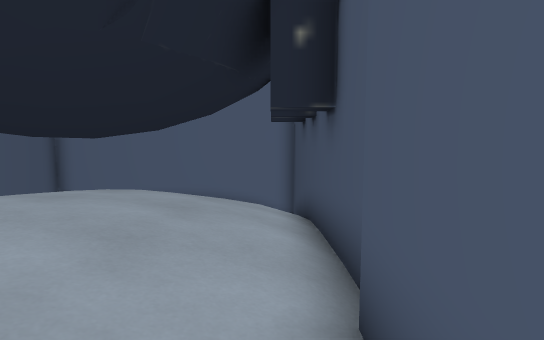
[1] (above)

13 first-person views from a walk through a 3-D level made in the Godot game engine. The camera is 1.3 m above the floor, tilts 6° down and sees 80° across. The floor is counted in squares, 1 m on a side. Each view is taken from the middle of a square. On the plan, view 1 faces up. The plan holds only what a view shows up to about 14 squares ahead; the rest is blank. The place goes on beyond the plan.

[2]
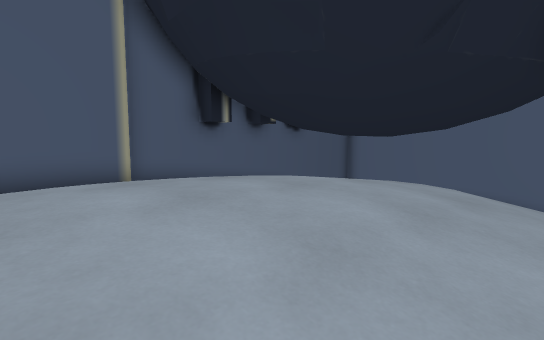

[3]
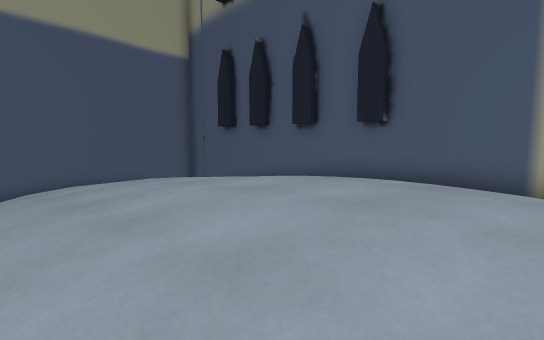

[4]
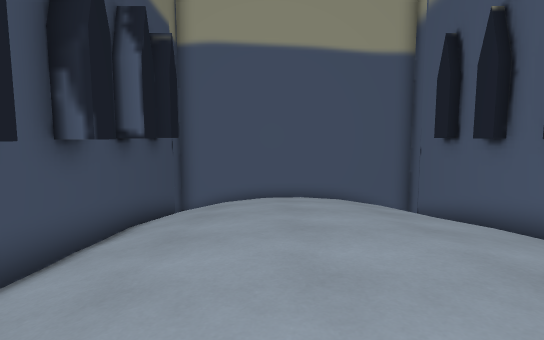

[5]
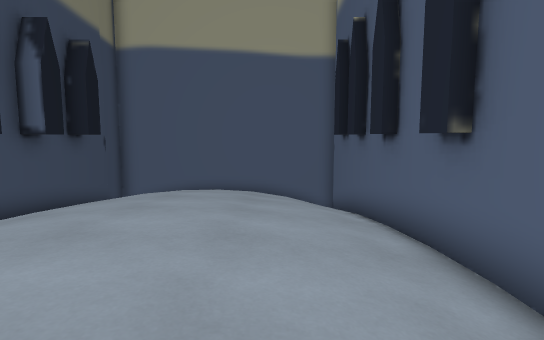

[6]
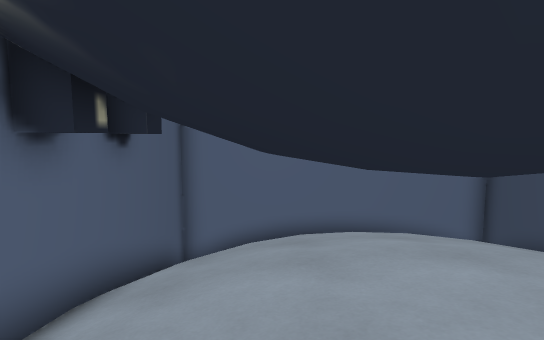

[7]
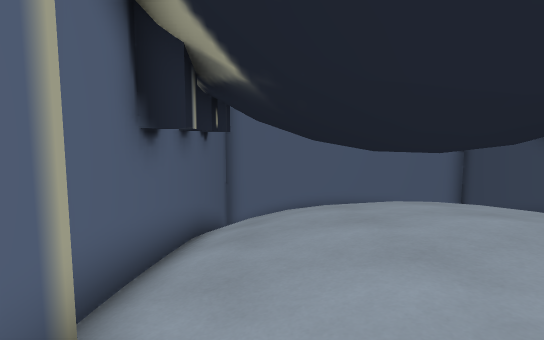

[8]
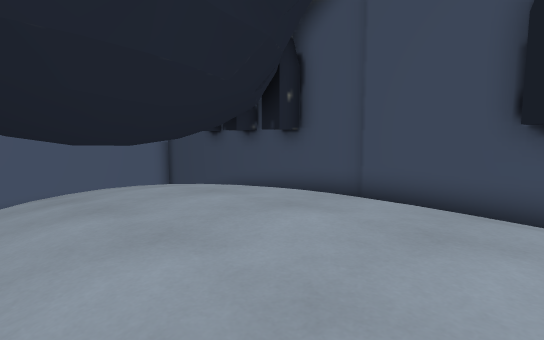

[9]
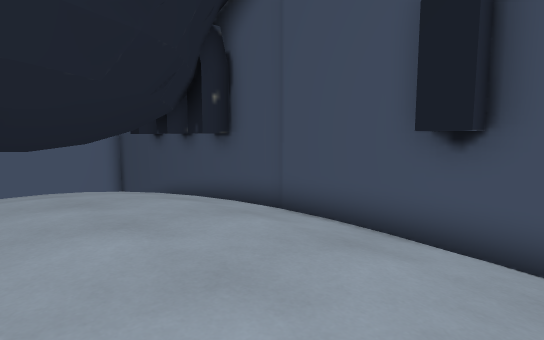

[10]
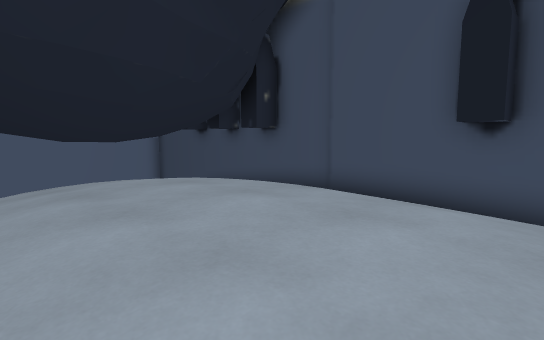

[11]
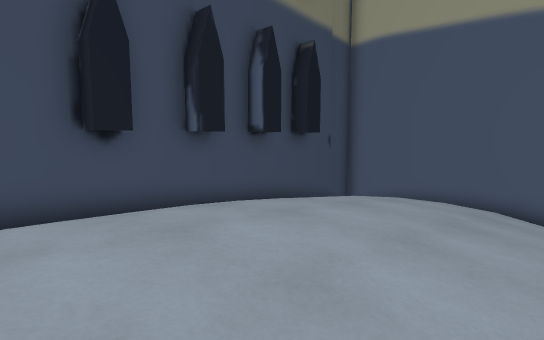

[12]
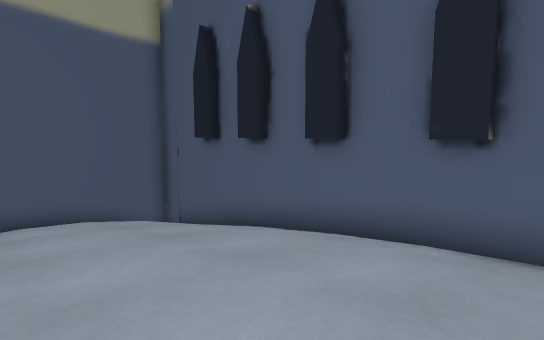

[13]
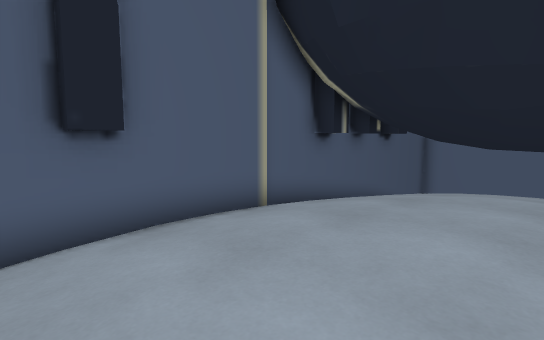

### Floor plan
Key: @ floor where view 1 was taken; # wall or solid block; . main floor; - floor 0.25 m lower than the main floor; _ floor 0.5 m lower than the main floor; < floor 0.75 m lower than the main floor; ( floor 1 m lower than the main floor; / step, stairs or slope; ^ raised ledge.
Columns run from 9 left of view 1 to 1 right of it. Each row starts with its distance up from view 1.
 14 ###########
 13 #/////////#
 12 #         #
 11 #   ///   #
 10 # //(((// #
  9 #///<<<///#
  8 #///^^^///#
  7 #//^    //#
  6 #//     _/#
  5 #/_^   ^_/#
  4 #/_-^^^--/#
  3 #_-.....-_#
  2 #_-.....-_#
  1 #_-.....-_#
  0 #_-.....-@#
 -1 ##-.....-_#
 -2 ##-....--_#
 -3 #/--..--_/#
 -4 #/_-----_/#
 -5 #//_---_//#
 -6 #//_____</#
 -7 #//<___<</#
 -8 #//(<<<</ #
 -9 #/ /(((   #
-10 #/        #
-11 #         #
-12 ###########

Where each view was taken, in squares from view 1:
view 1: 0 up, 0 right, facing up
view 2: 1 down, 0 right, facing up-left
view 3: 3 up, 0 right, facing down-left
view 4: 2 up, 3 left, facing down
view 5: 3 up, 6 left, facing down
view 6: 3 up, 6 left, facing up
view 7: 0 up, 7 left, facing up
view 8: 2 down, 7 left, facing up-right
view 9: 3 down, 5 left, facing up-right
view 10: 3 down, 7 left, facing up-right
view 11: 1 up, 7 left, facing down-right
view 12: 0 up, 3 left, facing down-left
view 13: 3 down, 3 left, facing up-left
